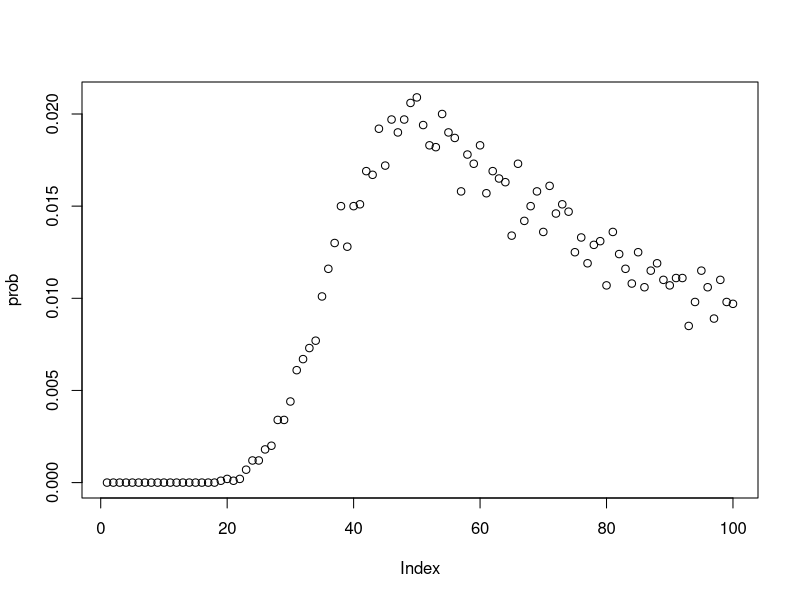

Generate this figure with R:
# 1.Nan Zhao s2314337  2.Bokun Yu s2359196  3.Lulu Xu s2418317
# https://github.com/nanzhao1/project2.git
# contribution:


# conduct a simulation with strategy 1 or 2 or 3 to test whether the prisoner k succeed to find the card k
# if the prisoner k is successful to find the card k, the function Strategy will return 1. Otherwise, return 0
Strategy = function(n, k, strategy, Card){
  # 2*n is the total number of prisoners
  # k is the selected prisoner's number
  # strategy space is {1,2,3}
  # strategy 1 represents that the prisoner k starts at the box with the number k on it, and when the card number inside this box is not k, then open the box with the number same as the card number inside the previous box, repeat this process until find the card with number k 
  # strategy 2 represents that the prisoner k starts at a randomly selected box, then repeat the process as strategy 1.
  # strategy 3 represents that the prisoner k open n boxes randomly to find the card with number k on it.
  # Card is a 2*n by 1 vector, its index is the box number, its element is the card number
  # i.e. Card[i] = j, i is the index of box, j is the card number in that box
  Count = 0 
  # When the simulation is successful, the count is assigned to 1, otherwise, the count is still 0
  Box = array(1:(2*n))
  if (strategy != 3){# if strategy is not 3,that is 1 or 2, go this way
    # if the strategy is 1
    Box_index = k # the prisoner starts at the box with their number on it
    # if the strategy is 2
    if (strategy == 2) {
      ran_num = sample(Box,1) 
      Box_index = ran_num 
      # the prisoner starts from a randomly selected box with the number ran_num.
      # use sample to random a number in 1:2*n 
    }
    trials = 1 # count the number of trials 
    while (trials <= n && Card[Box_index] != k) {
      # the prisoners can only try n times at most, if the trial times less or equal to n and didn't find the card number k, keep running
      # otherwise, break the loop, and get the number of trials.
      Box_index = Card[Box_index]
      trials = trials + 1
    }
    if (Card[Box_index] == k) {
      Count = 1
      # only if the prisoner find its number, say k, the Count is assigned to 1
    }
  }else{
    Box_index = sample(Box, n) 
    # open n boxes at random, checking each card for their number
    if (tabulate(match(Card[Box_index],k)) == 1){
      # match function is used to see if the card number inside the box same as the selected prisoner number k or not. If match successfully return 1, otherwise return 0.
      # tabulate function is used to sum up the matching results(0 or 1) to see if there exists a box with card number k. 
      # if the n random selected boxes have the card with number k, assign the Count 1
      Count = 1
    }
  }
  # return the value of Count(0 or 1) to measure whether it is successful
  return(Count)
}

# estimate the probability of a single prisoner succeeding in finding the corresponding number.
Pone = function(n, k, strategy, nreps){
  # n is the number of prisoners, k the prisoner's number,
  # strategy 1 2 3 
  # nreps is the number of replicate simulations to run to estimate the the probability, 1000 is reasonable
  Box <- array(1:(2*n))
  # create the 1 by 2*n boxes
  Success = 0
  # Success is the number of times when the prisoner manages to find its number
  for (i in 1:nreps){
    Card <- sample(Box, (2*n))
    # define 1 by 2n boxes which have a card of its number inside it, i.e. the ith box has a card with number i
    # shuffle the n cards and distribute them into the n boxes
    # Card[i] = j, i is the index of box, j is the card number in that box
    Success = Success + Strategy(n, k, strategy, Card)
    
  }  
  Probability_Estimate = Success / nreps
  return(Probability_Estimate)
  
}

Pall  = function(n, strategy, nreps) {
  Success = 0
  trials = 1
  Box <- array(1:(2*n))
  while (trials <= nreps){
    
    # define 1 by 2n boxes which have a card of its number inside it, i.e. the ith box has a card with number i
    # shuffle the n cards and distribute them into the n boxes
    # Card[i] = j, i is the index of box, j is the card number in that box
    Card <- sample(Box, (2*n))
    prisoner_number = 1
    # prisoner number indicate that the i-th prisoner to conduct the simulation.
    # call the Strategy function to see if the i-th prisoner succeed to find corresponding card number, if succeed, continue the loop; if fail, break the loop.
    while (prisoner_number <= (2*n)  &&
           Strategy(n, prisoner_number, strategy, Card) == 1) {
      prisoner_number = prisoner_number + 1
    }
    if (prisoner_number == (2*n) + 1) {
      Success =  Success + 1
    }
    trials = trials + 1
  }
  Probability_Estimate = Success / nreps
  return(Probability_Estimate)
}




# use the examples when n=5 and when n=50
# then estimate the probability of a single prisoner and all prosoners finding their number
# get the success probabilities under each strategy

# example: strategy 1, n=5
individual_1_5 <- paste("When strategy=1,n=5, the probability of a single prisoner succeeding in finding their number is:",Pone(5,2,1,10000),sep=" ")
print(individual_1_5)
joint_1_5 <- paste("When strategy=1,n=5, the probability of all prisoners finding their number is :",Pall(5,1,10000),sep=" ")
print(joint_1_5)

# example: strategy 2, n=5
individual_2_5 <- paste("When strategy=2,n=5, the probability of a single prisoner succeeding in finding their number is:",Pone(5,2,2,10000),sep=" ")
print(individual_2_5)
joint_2_5 <- paste("When strategy=2,n=5, the probability of all prisoners finding their number is :",Pall(5,2,10000),sep=" ")
print(joint_2_5)

# example: strategy 3, n=5
individual_3_5 <- paste("When strategy=3,n=5, the probability of a single prisoner succeeding in finding their number is:",Pone(5,2,3,10000),sep=" ")
print(individual_3_5)
joint_3_5 <- paste("When strategy=3,n=5, the probability of all prisoners finding their number is :",Pall(5,3,10000),sep=" ")
print(joint_3_5)

# example: strategy 1, n=50
individual_1_50 <- paste("When strategy=1,n=50, the probability of a single prisoner succeeding in finding their number is:",Pone(50,2,1,10000),sep=" ")
print(individual_1_50)
joint_1_50 <- paste("When strategy=1, n=50, the probability of all prisoners finding their number is :",Pall(50,1,10000),sep=" ")
print(joint_1_50)

# example: strategy 2, n=50
individual_2_50 <- paste("When strategy=2, n=50, the probability of a single prisoner succeeding in finding their number is:",Pone(50,2,2,10000),sep=" ")
print(individual_2_50)
joint_2_50 <- paste("When strategy=2,n=50, the probability of all prisoners finding their number is :",Pall(50,2,10000),sep=" ")
print(joint_2_50)

# example: strategy 3, n=50
individual_3_50 <- paste("When strategy=3, n=50, the probability of a single prisoner succeeding in finding their number is:",Pone(50,2,3,10000),sep=" ")
print(individual_3_50)
joint_3_50 <- paste("When strategy=3, n=50, the probability of all prisoners finding their number is :",Pall(50,3,10000),sep=" ")
print(joint_3_50)


# remarks on results:
# Generally speaking, in strategy 1, the probability of all prisoners finding their number is always the greatest
# When n is enough big, the joint success probabilities of strategy 2 and strategy 3 are approximately approaching 0 
# As n grows larger, the individual success probabilities of strategy 1 and 3 approach 0.5, while the one of strategy 2 approach 0.4
# When n is large enogh, counterintuitively, the joint success probabilities of strategy 1 is approximating to 0.3 instead of 0


dloop = function(n, nreps){
  prob = array(0,2*n)
  Box = array(1:(2*n))
  for (i in 1:nreps){
    Card = sample(Box, 2*n)
    frequ = array(0,2*n)
    for (k in 1:(2*n)) {
      Box_index = k
      trials = 1
      while (Card[Box_index] != k) {
        Box_index = Card[Box_index]
        trials = trials + 1
      }
      frequ[trials] = frequ[trials] + 1
    }
    maxlength = max(frequ)
    prob[maxlength] = prob[maxlength] + 1
  }
  return(prob/nreps)
}


# example: n=50
prob = dloop(50,10000)
# show the probability of each loop length from 1 to 2n occurring at least once in a random shuffling of cards to boxes
print(prob)
result <- paste("The probability that there is no loop longer than 50 in a random reshuffling cards to boxes:",sum(prob[1:50]),sep=" ")
print(result)
#visualise the probabilities
plot(prob)
